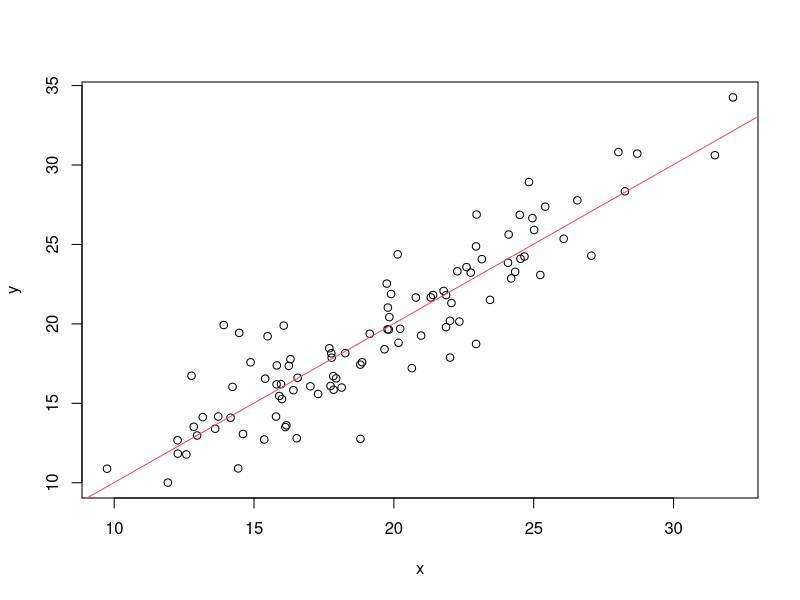

Source code (R):
x = rnorm(100, mean = 20, sd = 5)
y = x + rnorm(100, mean = 0, sd = 2)

fit = lm(y ~ x)

summary(fit)
plot(x,y)
abline(fit, col=2)
